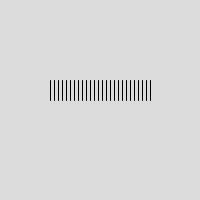
Frame 1 (no input)
Frame 60 (the mouse pressed at the canvas centre just before this capture): identical to frame 1, image omitted
Frame 120 (the mouse held since frame 60 and released just before this capture): identical to frame 1, image omitted

The Processing sketch that drew this single still picture (run headless with seeded random() and noise(); from frame 60 on, the mouse is pressed at the canvas centre):

// Processing sketch: example06_03_while_loop_lines_sketch
// ── example06_03_while_loop_lines_sketch.pde
int endLegs = 150;
int spacing = 4;
int x = 50;
int y = 80;
int len = 20;

void setup() {
  size(200, 200);
  background(220);
}

void draw() {
  stroke(0);
  while (x <= endLegs) {
    line (x, y, x, y + len);
    x = x + spacing;
  }
}
